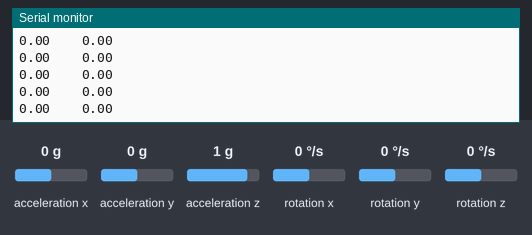
The sketch below on a simulated Arduino Uno, built with avr-gcc and run on an emulated ATmega328P. Shown: the last lines printed to the serial monitor. Inputs (shaded band) come from the test bench; at power-on: acceleration z 1 g, acceleration x 0 g, acceleration y 0 g, rotation x 0 °/s, rotation y 0 °/s, rotation z 0 °/s.

Above: at 6.3 s.
6.4 s: acceleration z set to 0 g
At 7.0 s:
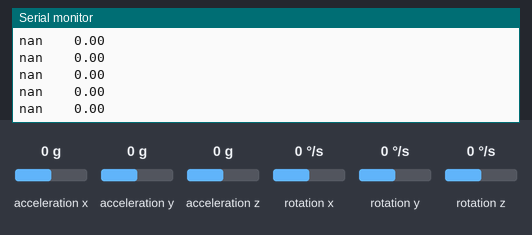
8.3 s: acceleration x set to -1.4 g
At 9.0 s:
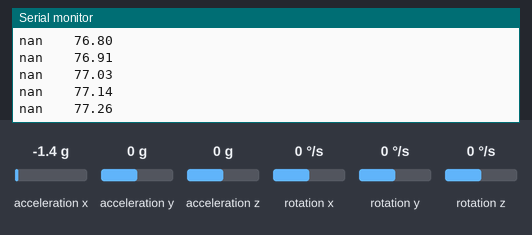
9.8 s: acceleration y set to -1.4 g
At 10.7 s:
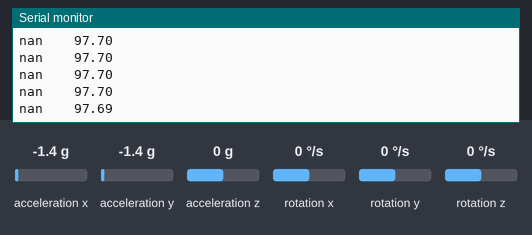
Timing chart, 0 to 10.9 s (numbered marks = the images above; inputs shaded):
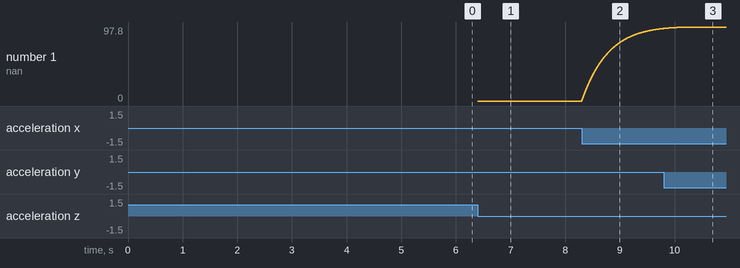

The sketch:

Curie_IMU.ino
```cpp
// (licence header left out)
#include <Wire.h>
#include "Kalman.h" // Source: https://github.com/TKJElectronics/KalmanFilter
#include "CurieIMU.h"

//#define RESTRICT_PITCH // Comment out to restrict roll to ±90deg instead - please read: http://www.freescale.com/files/sensors/doc/app_note/AN3461.pdf

Kalman kalmanX; // Create the Kalman instances
Kalman kalmanY;

float varX,varY,minX,maxX,minY,maxY;
/* IMU Data */
float accX, accY, accZ;
float gyroX, gyroY, gyroZ;

double gyroXangle, gyroYangle; // Angle calculate using the gyro only
double compAngleX, compAngleY; // Calculated angle using a complementary filter
double kalAngleX, kalAngleY; // Calculated angle using a Kalman filter
int i;
uint32_t timer;

// TODO: Make calibration routine

void setup() {
  Serial.begin(115200);
  Wire.begin();
  CurieIMU.begin();
  CurieIMU.setAccelerometerRange(2);
  CurieIMU.setGyroRange(250);


  delay(100); // Wait for sensor to stabilize
  CurieIMU.readAccelerometerScaled(accX, accY, accZ);

  // Source: http://www.freescale.com/files/sensors/doc/app_note/AN3461.pdf eq. 25 and eq. 26
  // atan2 outputs the value of -π to π (radians) - see http://en.wikipedia.org/wiki/Atan2
  // It is then converted from radians to degrees
#ifdef RESTRICT_PITCH // Eq. 25 and 26
  double roll  = atan2(accY,accZ) * RAD_TO_DEG;
  double pitch = atan(-accX / sqrt(accY * accY + accZ * accZ)) * RAD_TO_DEG;
#else // Eq. 28 and 29
  double roll  = atan(accY / sqrt(accX * accX + accZ * accZ)) * RAD_TO_DEG;
  double pitch = atan2(-accX, accZ) * RAD_TO_DEG;
#endif

  kalmanX.setAngle(roll); // Set starting angle
  kalmanY.setAngle(pitch);
  gyroXangle = roll;
  gyroYangle = pitch;
  compAngleX = roll;
  compAngleY = pitch;

  timer = micros();
  delay(5000);
}

void loop() {
  /* Update all the values */
 varX = 0;
varY = 0;

 for(int a=0;a<200;a++){
 CurieIMU.readAccelerometerScaled(accX, accY, accZ);
 CurieIMU.readGyroScaled(gyroX, gyroY, gyroZ);

  double dt = (double)(micros() - timer) / 1000000; // Calculate delta time
  timer = micros();

  // Source: http://www.freescale.com/files/sensors/doc/app_note/AN3461.pdf eq. 25 and eq. 26
  // atan2 outputs the value of -π to π (radians) - see http://en.wikipedia.org/wiki/Atan2
  // It is then converted from radians to degrees
#ifdef RESTRICT_PITCH // Eq. 25 and 26
  double roll  = atan2(accY, accZ) * RAD_TO_DEG;
  double pitch = atan(-accX / sqrt(accY * accY + accZ * accZ)) * RAD_TO_DEG;
#else // Eq. 28 and 29
  double roll  = atan(accY / sqrt(accX * accX + accZ * accZ)) * RAD_TO_DEG;
  double pitch = atan2(-accX, accZ) * RAD_TO_DEG;
#endif

  double gyroXrate = gyroX / 131.0; // Convert to deg/s
  double gyroYrate = gyroY / 131.0; // Convert to deg/s

#ifdef RESTRICT_PITCH
  // This fixes the transition problem when the accelerometer angle jumps between -180 and 180 degrees
  if ((roll < -90 && kalAngleX > 90) || (roll > 90 && kalAngleX < -90)) {
    kalmanX.setAngle(roll);
    compAngleX = roll;
    kalAngleX = roll;
    gyroXangle = roll;
  } else
    kalAngleX = kalmanX.getAngle(roll, gyroXrate, dt); // Calculate the angle using a Kalman filter

  if (abs(kalAngleX) > 90)
    gyroYrate = -gyroYrate; // Invert rate, so it fits the restriced accelerometer reading
  kalAngleY = kalmanY.getAngle(pitch, gyroYrate, dt);
#else
  // This fixes the transition problem when the accelerometer angle jumps between -180 and 180 degrees
  if ((pitch < -90 && kalAngleY > 90) || (pitch > 90 && kalAngleY < -90)) {
    kalmanY.setAngle(pitch);
    compAngleY = pitch;
    kalAngleY = pitch;
    gyroYangle = pitch;
  } else
    kalAngleY = kalmanY.getAngle(pitch, gyroYrate, dt); // Calculate the angle using a Kalman filter

  if (abs(kalAngleY) > 90)
    gyroXrate = -gyroXrate; // Invert rate, so it fits the restriced accelerometer reading
  kalAngleX = kalmanX.getAngle(roll, gyroXrate, dt); // Calculate the angle using a Kalman filter
#endif

  gyroXangle += gyroXrate * dt; // Calculate gyro angle without any filter
  gyroYangle += gyroYrate * dt;
  //gyroXangle += kalmanX.getRate() * dt; // Calculate gyro angle using the unbiased rate
  //gyroYangle += kalmanY.getRate() * dt;

  compAngleX = 0.93 * (compAngleX + gyroXrate * dt) + 0.07 * roll; // Calculate the angle using a Complimentary filter
  compAngleY = 0.93 * (compAngleY + gyroYrate * dt) + 0.07 * pitch;

  // Reset the gyro angle when it has drifted too much
  if (gyroXangle < -180 || gyroXangle > 180)
    gyroXangle = kalAngleX;
  if (gyroYangle < -180 || gyroYangle > 180)
    gyroYangle = kalAngleY;

  /* Print Data */
#if 0 // Set to 1 to activate
#endif


 if(kalAngleX>(maxX)) maxX=kalAngleX;
 if(kalAngleX<minX) minX=kalAngleX;
 if(kalAngleY>maxY) maxY=kalAngleY;
 if(kalAngleY<minY) minY=kalAngleY;

 varX = abs(maxX-minX);
 varY = abs(maxY-minY);


  //Serial.print(roll); Serial.print("\t");
  //Serial.print(gyroXangle); Serial.print("\t");
  //Serial.print(compAngleX); Serial.print("\t");
  Serial.print(kalAngleX); Serial.print("\t");
  //Serial.print(varX); Serial.print("\t");

  Serial.print("\t");

  //Serial.print(pitch); Serial.print("\t");
  //Serial.print(gyroYangle); Serial.print("\t");
  //Serial.print(compAngleY); Serial.print("\t");
  Serial.print(kalAngleY); Serial.print("\t");
  //Serial.print(varY); Serial.print("\t");


  Serial.print("\r\n");

 }
   minX = kalAngleX;
  minY = kalAngleY;
  maxX = kalAngleX;
  maxY = kalAngleY;
}
```

Measured:
- after the input at 6.4 s, the serial monitor: prints a new line at once (image 1)
- after the input at 8.3 s, the serial monitor: prints a new line at once (image 2)
- plotted number 1: 0 → 95.83 after the input at 8.3 s
